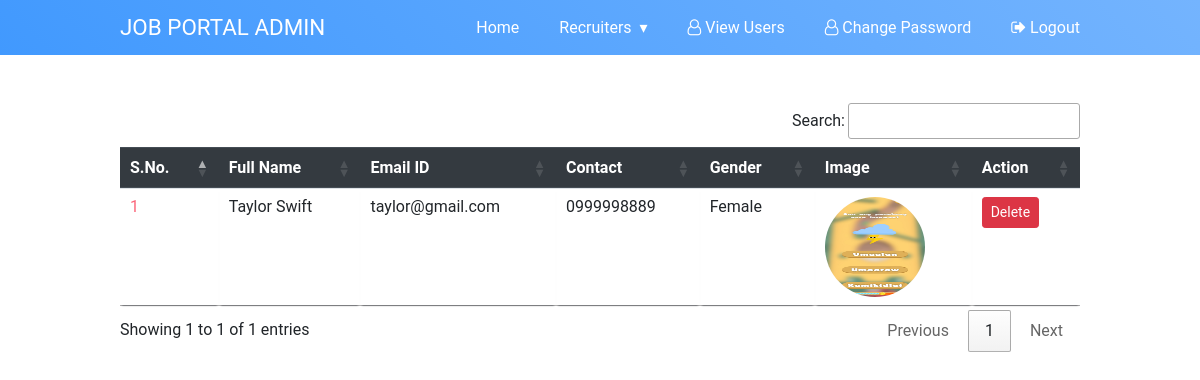
/view_users (signed in), run on an earlier commit of the app's database.
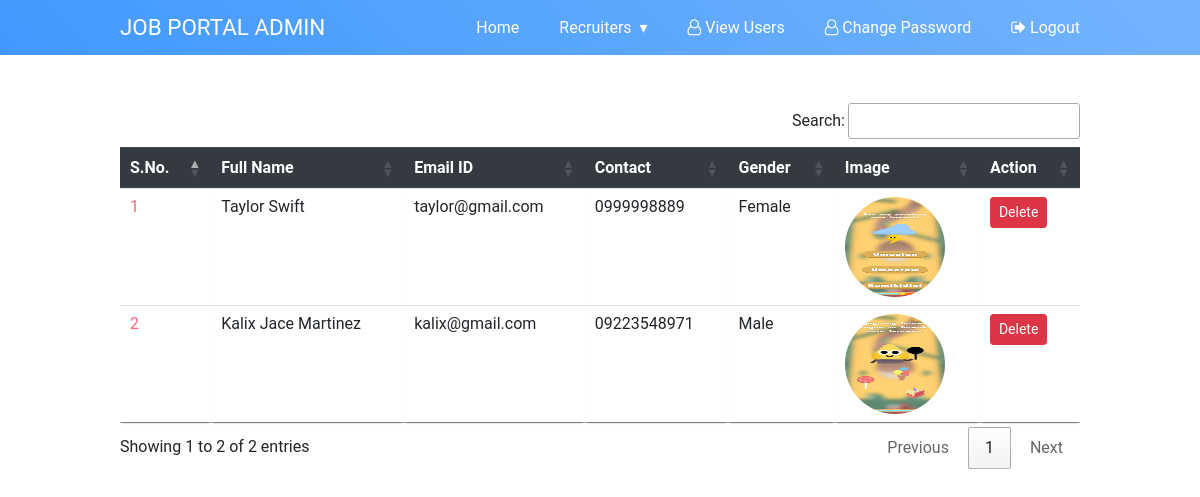
And on a later commit of the database.
### job/models.py (models this page shows, shortened)
class StudentUser(models.Model):
    user = models.ForeignKey(User, on_delete=models.CASCADE)
    mobile = models.CharField(max_length=15,null=True)
    image = models.FileField(null=True)
    gender = models.CharField(max_length=10,null=True)
    type = models.CharField(max_length=15,null=True)

### job/views.py (the view)
# urls.py: path('view_users', view_users, name="view_users"),
def view_users(request):
    if not request.user.is_authenticated:
        return redirect('admin_login')
    data = StudentUser.objects.all()
    d = {'data': data}
    return render(request, 'view_users.html', d)

### job/templates/view_users.html (shortened to what this page needs)
{% load static %} {% block body %} {% include 'admin_navigation.html' %}
<div class="container table-responsive py-5">
  <table class="table table-hover" id="example">
    <thead class="thead-dark">
      <tr>
        <th>S.No.</th>
        <th>Full Name</th>
        <th>Email ID</th>
        <th>Contact</th>
        <th>Gender</th>
        <th>Image</th>
        <th>Action</th>
      </tr>
    </thead>
    <tbody>
      {% for i in data %}
      <tr>
        <td>{{forloop.counter}}</td>
        <td>{{i.user.first_name}} {{i.user.last_name}}</td>
        <td>{{i.user.username}}</td>
        <td>{{i.mobile}}</td>
        <td>{{i.gender}}</td>
        <td>
          <img
            src="{{i.image.url}}"
            style="width: 100px; height: 100px; border-radius: 50%"
          />
        </td>
        <td>
          <a
            href="{% url 'delete_user' i.user.id %}"
            class="btn btn-danger btn-sm"
            onclick="return confirm('Are You Sure?')"
            >Delete</a
          >
        </td>
      </tr>
      {% endfor %}
    </tbody>
  </table>
</div>
{% endblock %}

What changed in the data, as far as the page shows it:
added StudentUser: user.first_name "Kalix Jace", user.last_name "Martinez", user.username "kalix@gmail.com", mobile "09223548971", gender "Male", image (picture)
Also different on the page:
text written by a page script: "Search: Showing 1 to 1 of 1 entries Previous 1 Next" → "Search: Showing 1 to 2 of 2 entries Previous 1 Next"
